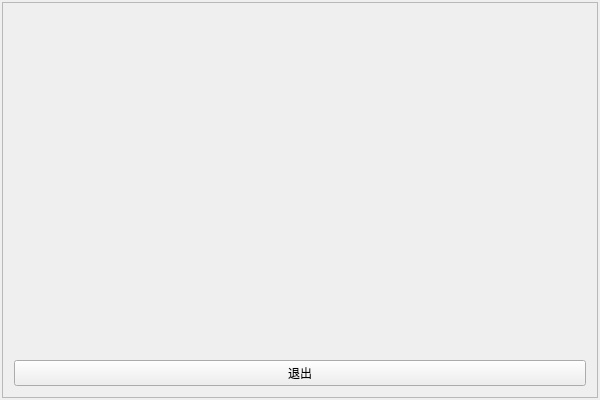
<?xml version="1.0" encoding="UTF-8"?>
<ui version="4.0">
 <class>MainWidget</class>
 <widget class="QWidget" name="MainWidget">
  <property name="geometry">
   <rect>
    <x>0</x>
    <y>0</y>
    <width>600</width>
    <height>400</height>
   </rect>
  </property>
  <property name="windowTitle">
   <string>MainWidget</string>
  </property>
  <property name="layoutDirection">
   <enum>Qt::RightToLeft</enum>
  </property>
  <layout class="QHBoxLayout" name="horizontalLayout">
   <property name="spacing">
    <number>2</number>
   </property>
   <property name="margin">
    <number>2</number>
   </property>
   <item>
    <widget class="QFrame" name="frame">
     <property name="frameShape">
      <enum>QFrame::StyledPanel</enum>
     </property>
     <property name="frameShadow">
      <enum>QFrame::Raised</enum>
     </property>
     <layout class="QVBoxLayout" name="verticalLayout">
      <item>
       <spacer name="verticalSpacer">
        <property name="orientation">
         <enum>Qt::Vertical</enum>
        </property>
        <property name="sizeHint" stdset="0">
         <size>
          <width>20</width>
          <height>337</height>
         </size>
        </property>
       </spacer>
      </item>
      <item>
       <widget class="QPushButton" name="pbExit">
        <property name="text">
         <string>退出</string>
        </property>
       </widget>
      </item>
     </layout>
    </widget>
   </item>
  </layout>
 </widget>
 <layoutdefault spacing="6" margin="11"/>
 <resources/>
 <connections/>
</ui>
